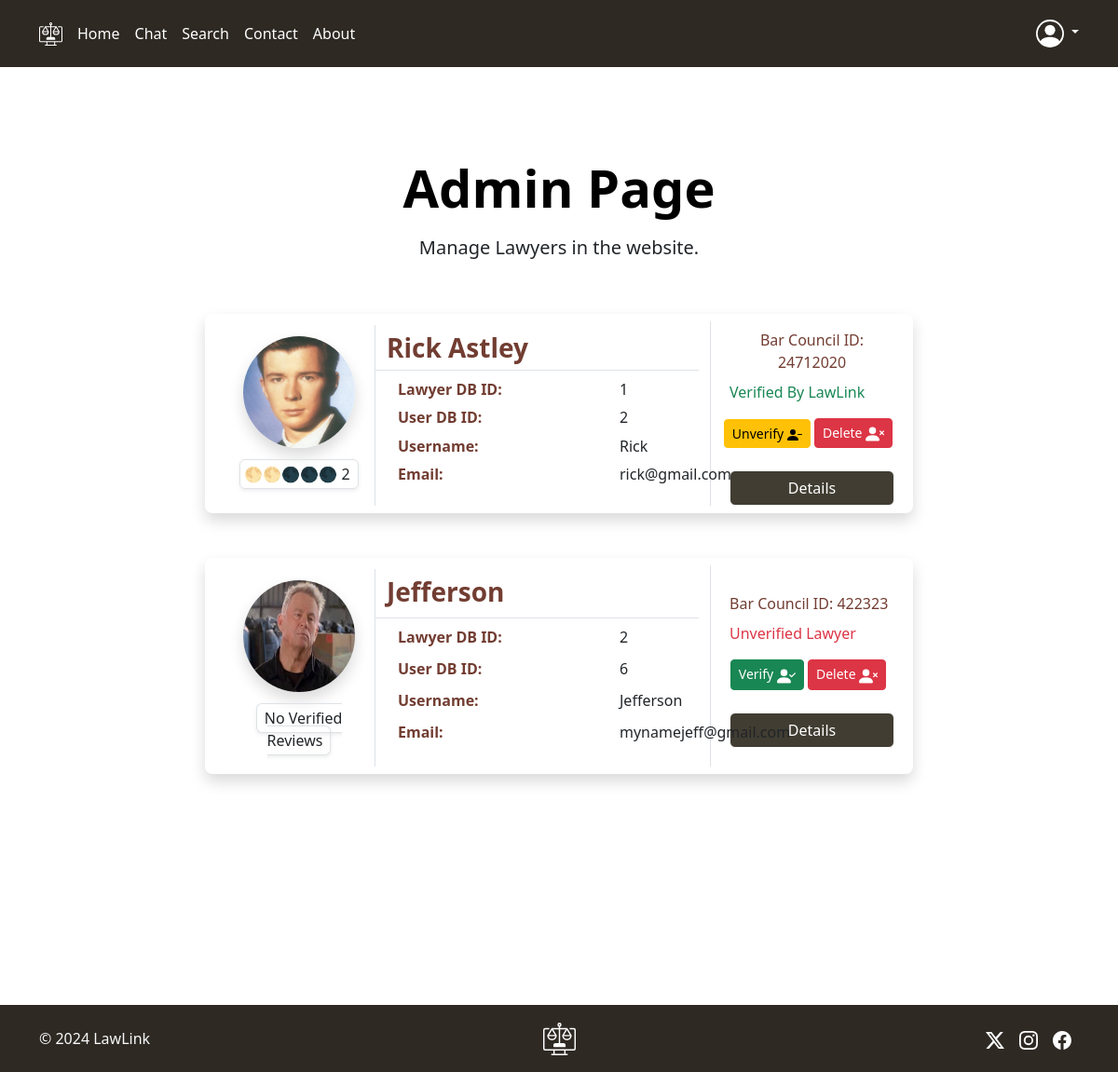
Page /admin (signed in) on the earlier database version.
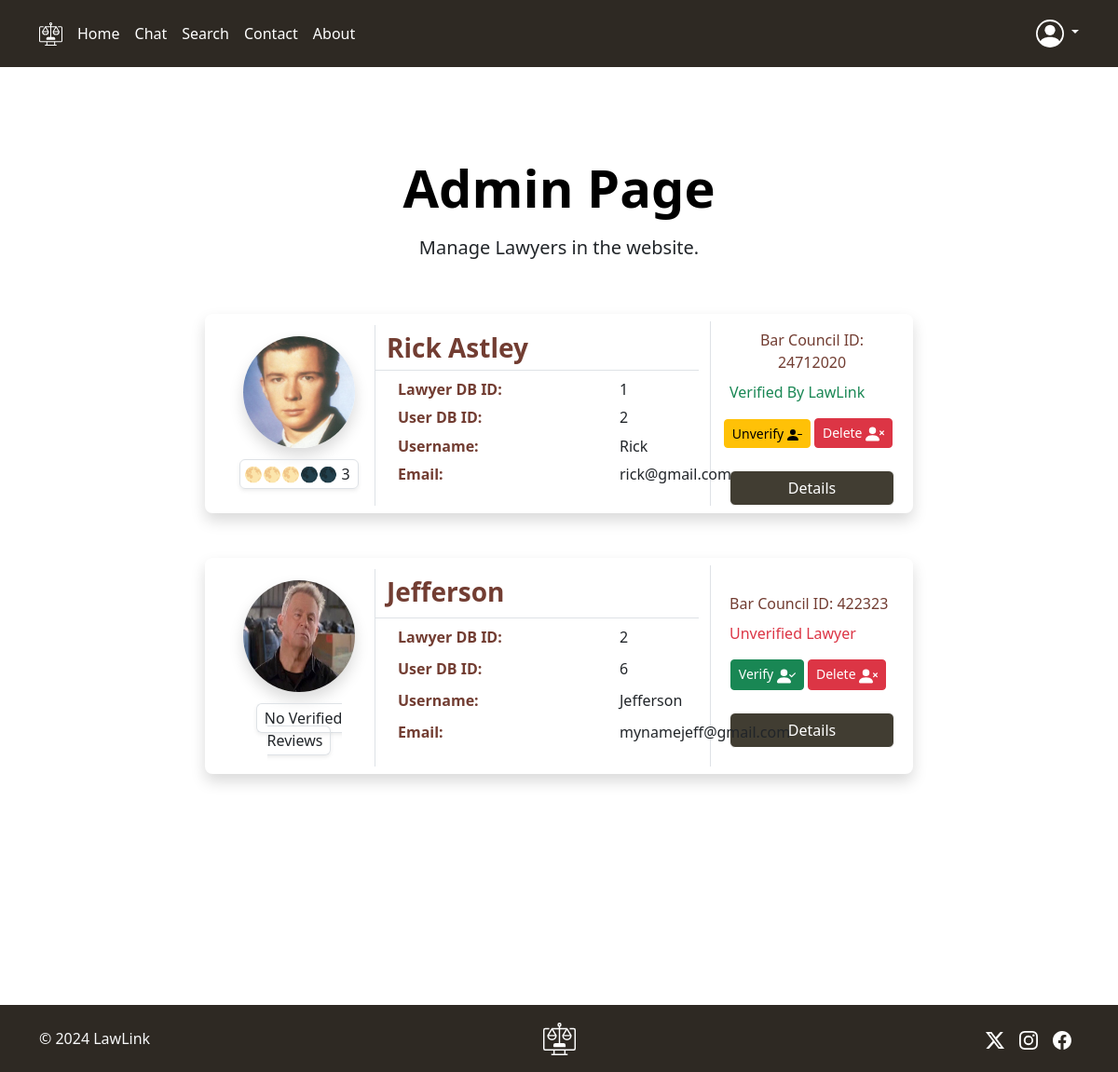
Same page on the later database version.
### main.py (models this page shows, shortened)
class Lawyer(db.Model, UserMixin):
    __table_name__ = 'lawyer'
    id: db.Mapped[int] = db.mapped_column(primary_key=True)
    name = db.Column(db.String(80), nullable=False)
    pic_url = db.Column(db.String(200), nullable=False)
    bio = db.Column(db.String(200), nullable=False)
    education = db.Column(db.String(20), nullable=False)
    bar_council_id = db.Column(db.Integer, nullable=False, unique=True)
    location = db.Column(db.String(200), nullable=False)
    expertise = db.Column(db.String(200), nullable=False)
    experience = db.Column(db.Integer, nullable=False)
    ongoing = db.Column(db.Integer, nullable=False)
    won = db.Column(db.Integer, nullable=False)
    lost = db.Column(db.Integer, nullable=False)
    verified = db.Column(db.Boolean, default=False)
    phone = db.Column(db.Integer, nullable=False)
    email = db.Column(db.String(200), nullable=False)
    fee = db.Column(db.Integer, nullable=False)
    id_url = db.Column(db.String(200), nullable=False)
    verified_sum = db.Column(db.Integer, default=0)
    verified_count = db.Column(db.Integer, default=0)
    user: db.Mapped["User"] = db.relationship(back_populates="lawyer")
    user_id: db.Mapped[int] = db.mapped_column(db.ForeignKey("user.id"))
    lawyer_rating: db.Mapped[List["Rating"]] = db.relationship(back_populates="lawyer")
    lawyer_contact: db.Mapped[List["Contact"]] = db.relationship(back_populates="lawyer")

class User(db.Model, UserMixin):
    __table_name__ = 'user'
    id: db.Mapped[int] = db.mapped_column(primary_key=True)
    username = db.Column(db.String(80), nullable=False)
    email = db.Column(db.String(120), unique=True, nullable=False)
    password = db.Column(db.String(50), nullable=False)
    lawyer: db.Mapped["Lawyer"] = db.relationship(back_populates="user")
    rating_user: db.Mapped[List["Rating"]] = db.relationship(back_populates="rating_author")
    def get_id(self):
        return str(self.id)

### main.py (the view, shortened to what this page needs)
@app.route('/admin', methods=['POST', 'GET'])
@admin_only
def admin():
    matching_lawyers = db.session.execute(db.select(Lawyer)).scalars()
    lawyer = db.session.execute(db.select(Lawyer).where(Lawyer.id == 1)).scalar()
    return render_template('admin.html', matching_lawyers=matching_lawyers, rating_dict=rating_dict)

### main.py (called while the page is built)
def admin_only(function):
    @wraps(function)
    def wrapper_function(*args, **kwargs):
        if current_user.get_id() in admins:
            return function(*args, **kwargs)
        else:
            flash("Login in as an admin to access that page", "error")
            return redirect(url_for('login'))
    return wrapper_function

@login_manager.user_loader
def load_user(user_id):
    return db.session.execute(db.select(User).where(User.id == user_id)).scalar()

### templates/admin.html (shortened to what the changed rows need)
{% extends 'header.html' %}
{% block content %}
  <div class="px-4 pt-5 mt-5 text-center">
    <h1 class="display-4 fw-bold text-body-emphasis">Admin Page</h1>
    <div class="container mt-3 mb-5">
      <div class="d-flex justify-content-center row">
        <div class="col-md-8">
          <form id="rating" class="col-md-12" action="{{ url_for('admin') }}" method="post">
            {% for lawyer in matching_lawyers: %}
              <div class="row p-2 bg-white border-danger rounded-3 shadow mt-2 mb-5">
                <div class="col-3 my-3 rounded">
                  <img class="rounded-circle shadow" src="{{ url_for('static', filename=lawyer.pic_url) }}" width="120px" height="120px">
                  {% if lawyer.verified_count > 0: %}
                    {% set avg_rating = (lawyer.verified_sum/lawyer.verified_count)|round(1) %}
                    {% if avg_rating - avg_rating >= 0.5: %}
                      {% set avg_rating = avg_rating|int + 0.5 %}
                    {% else: %}
                      {% set avg_rating = avg_rating|int %}
                    {% endif %}
                    <div class="mt-3">
                      <span class="p-1 pe-2 rounded border shadow-sm">{{ rating_dict[avg_rating] }} {{ lawyer.verified_count }}</span>
                    </div>
                  {% else: %}
                    <div class="mt-3">
                      <span class="p-1 px-2 rounded border shadow-sm">No Verified Reviews</span>
                    </div>
                  {% endif %}
                </div>
                <div class="col-md-6 mt-1 text-brown row border-start">
                  <h3 class="mt-2 fw-bold row border-bottom mt-2">{{ lawyer.name }}</h3>
                  <p class="d-flex mb-0 fw-bold">Lawyer DB ID:&nbsp;&nbsp;<span class="text-dark pos-665">{{ lawyer.id }}</span></p>
                  <p class="d-flex mb-0 fw-bold">User DB ID:&nbsp;&nbsp;<span class="text-dark pos-665">{{ lawyer.user_id }}</span></p>
                  <p class="d-flex mb-0 fw-bold">Username:&nbsp;&nbsp;<span class="text-dark pos-665">{{ lawyer.user.username }}</span></p>
                  <p class="d-flex fw-bold">Email:&nbsp;&nbsp;<span class="text-dark pos-665">{{ lawyer.user.email }}</span></p>
                </div>
                <div class="align-items-center align-content-center col border-start">
                  <p class="text-brown d-flex my-2 ms-2">Bar Council ID: {{ lawyer.bar_council_id }}</p>
                  {% if lawyer.verified: %}
                    <p class="text-success d-flex my-2 ms-2">Verified By LawLink</p>
                  {% else: %}
                    <p class="text-danger d-flex my-2 ms-2">Unverified Lawyer</p>
                  {% endif %}
                  <div class="my-3">
                  {% if not lawyer.verified: %}
                    <button class="btn btn-success btn-sm" name="approve" value="{{ lawyer.id }}" type="submit">Verify
                      <svg xmlns="http://www.w3.org/2000/svg" width="20" height="20" fill="currentColor" class="bi bi-person-check-fill" viewBox="0 0 16 16">
                        <path fill-rule="evenodd" d="M15.854 5.146a.5.5 0 0 1 0 .708l-3 3a.5.5 0 0 1-.708 0l-1.5-1.5a.5.5 0 0 1 .708-.708L12.5 7.793l2.646-2.647a.5.5 0 0 1 .708 0"/>
                        <path d="M1 14s-1 0-1-1 1-4 6-4 6 3 6 4-1 1-1 1zm5-6a3 3 0 1 0 0-6 3 3 0 0 0 0 6"/>
                      </svg>
                    </button>
                  {% else: %}
                    <button class="btn btn-warning btn-sm" name="no" value="{{ lawyer.id }}" type="submit">Unverify
                      <svg xmlns="http://www.w3.org/2000/svg" width="16" height="16" fill="currentColor" class="bi bi-person-dash-fill" viewBox="0 0 16 16">
                        <path fill-rule="evenodd" d="M11 7.5a.5.5 0 0 1 .5-.5h4a.5.5 0 0 1 0 1h-4a.5.5 0 0 1-.5-.5"/>
                        <path d="M1 14s-1 0-1-1 1-4 6-4 6 3 6 4-1 1-1 1zm5-6a3 3 0 1 0 0-6 3 3 0 0 0 0 6"/>
                      </svg>
                    </button>
                  {% endif %}
                   <button class="btn btn-danger btn-sm" name="delete" value="{{ lawyer.id }}" type="submit">Delete
                   </button>
                  </div>
                  <div class="d-flex flex-column mt-4">
                    <a href="/profile/{{ lawyer.id }}" class="btn btn-brown ms-2" type="button">Details</a>
                  </div>
                </div>
              </div>
            {% else %}
              <div class="overflow-hidden" style="max-height: 42vh;">
                <div class="container px-5">
                  <h4 style="margin-bottom: 200px">No Lawyers Registered</h4>
                </div>
              </div>
            {% endfor %}
          </form>
        </div>
      </div>
    </div>
  </div>
{% endblock %}

Differences in the rows shown:
changed Lawyer "Rick Astley": rating_dict "🌕🌕🌑🌑🌑" → "🌕🌕🌕🌑🌑"; verified_count "2" → "3"
